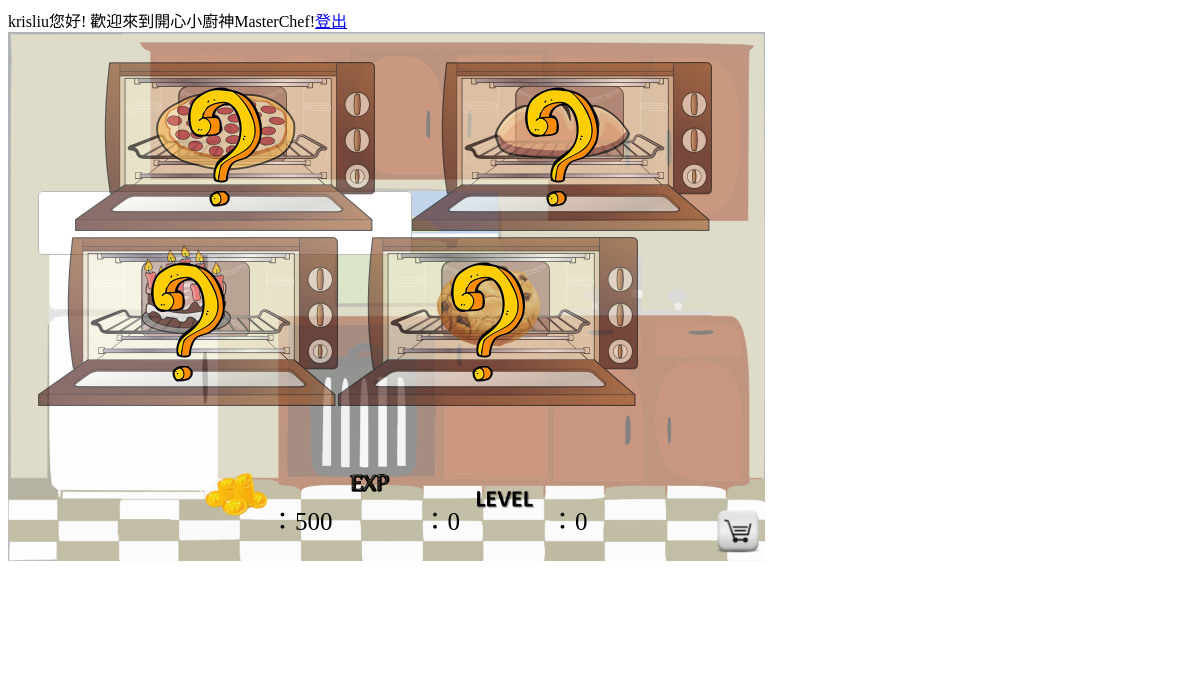
Before: /masterchef/home.php (signed in) with the older database file.
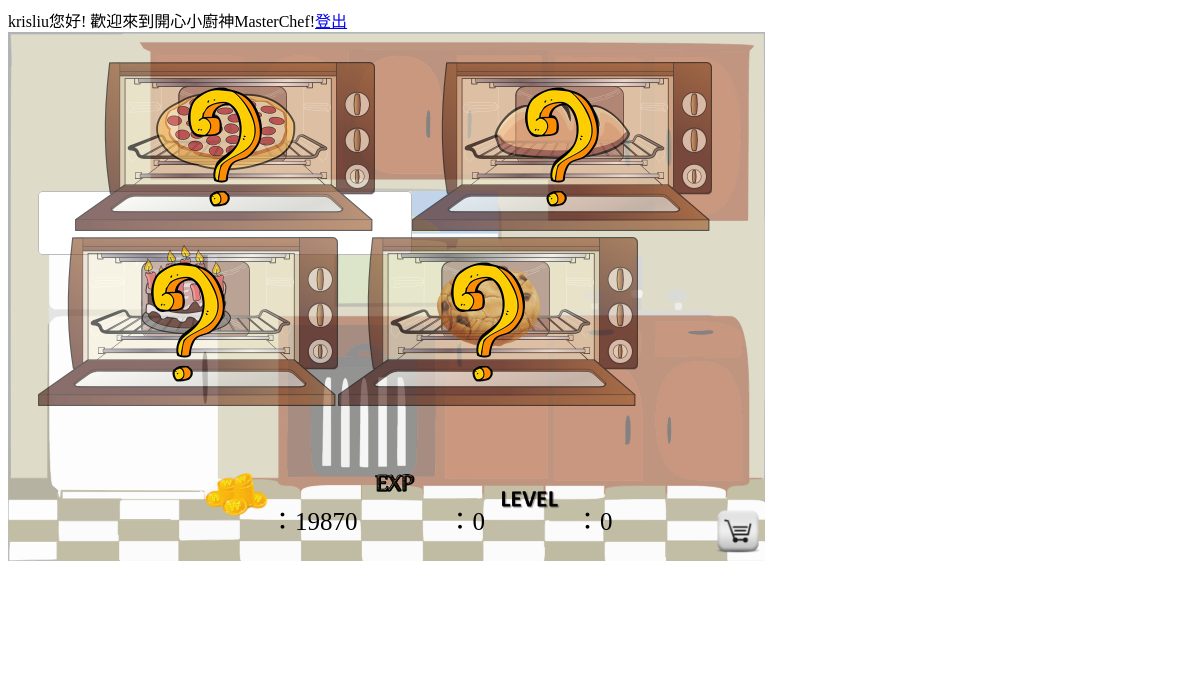
After: the same page with the newer database file.
### tables this page shows
CREATE TABLE IF NOT EXISTS `user` (
  `id` varchar(30) NOT NULL,
  `password` varchar(30) NOT NULL,
  `nickname` varchar(30) NOT NULL,
  `gender` int(11) NOT NULL,
  `cash` int(11) NOT NULL,
  `exp` int(11) NOT NULL
);

### masterchef/home.php (the view, shortened to what this page needs)
<?php
require("config.php");
?>
<head>
</head>
<html>
<body>
<div class="coinexp">
<?php
$uid = $_SESSION['uID'];
$sql2 = "select * from user where id = '$uid';";
$results2=mysqli_query($conn,$sql2);
$rs2=mysqli_fetch_array($results2);
echo "<img src=\"pics\cash.png\" style=\"width:70px\" />：";
echo $rs2['cash'];
echo "<img src=\"pics\EXP.png\" style=\"width:90px\" />：";
echo $rs2['exp'];
echo "<img src=\"pics\level.png\" style=\"width:90px\" />：";
echo $rs2['exp']/100;
?>
</div>
<div class="game">
<a href="shop.php"><img src="pics/shop.png" id="shop" width="60px" height="auto" ></a>
<?php
    $uid=$_SESSION['uID'];
    $sql = "select * from oven where `uid`='$uid';";
    mysqli_query($conn,$sql) or die("MySQL query error");
    $results=mysqli_query($conn,$sql);
    $rs=mysqli_fetch_array($results);
    if ($rs['pizzaoven']==0){
        echo "<a class=\"js-open-modal btn\" href=\"#\" data-modal-id=\"buypizzaoven\"><img src=\"pics/pizzaovenlocked.png\" id=\"pizzaoven\" width=\"300px\"></a>";
    }
    else
        echo "<a href=\"pizzaoven.php\"><img src=\"pics/pizzaovenunlocked.png\" id=\"pizzaoven\" width=\"300px\">";
    if ($rs['breadoven']==0)
        echo "<a class=\"js-open-modal\" href=\"#\" data-modal-id=\"buybreadoven\"><img src=\"pics/breadovenlocked.png\" id=\"breadoven\" width=\"300px\"></a>";
    else
        echo "<a href=\"breadoven.php\"><img src=\"pics/breadovenunlocked.png\" id=\"breadoven\" width=\"300px\"></a>";
    if ($rs['cakeoven']==0)
        echo "<a class=\"js-open-modal\" href=\"#\" data-modal-id=\"buycakeoven\"><img src=\"pics/cakeovenlocked.png\" id=\"cakeoven\" width=\"300px\"></a>";
    else
        echo "<a href=\"cakeoven.php\"><img src=\"pics/cakeovenunlocked.png\" id=\"cakeoven\" width=\"300px\"></a>";
    if ($rs['cookieoven']==0)
        echo "<a class=\"js-open-modal\" href=\"#\" data-modal-id=\"buycookieoven\"><img src=\"pics/cookieovenlocked.png\" id=\"cookieoven\" width=\"300px\"></a>";
    else
        echo "<a href=\"cookieoven.php\"><img src=\"pics/cookieovenunlocked.png\" id=\"cookieoven\" width=\"300px\"></a>";
?>
<body onload="alertify.alert('歡迎來到麵包坊   來烤個麵包吧')"  ">
</body>
</html>

Changed rows visible on the page:
changed user: cash "500" → "19870"
